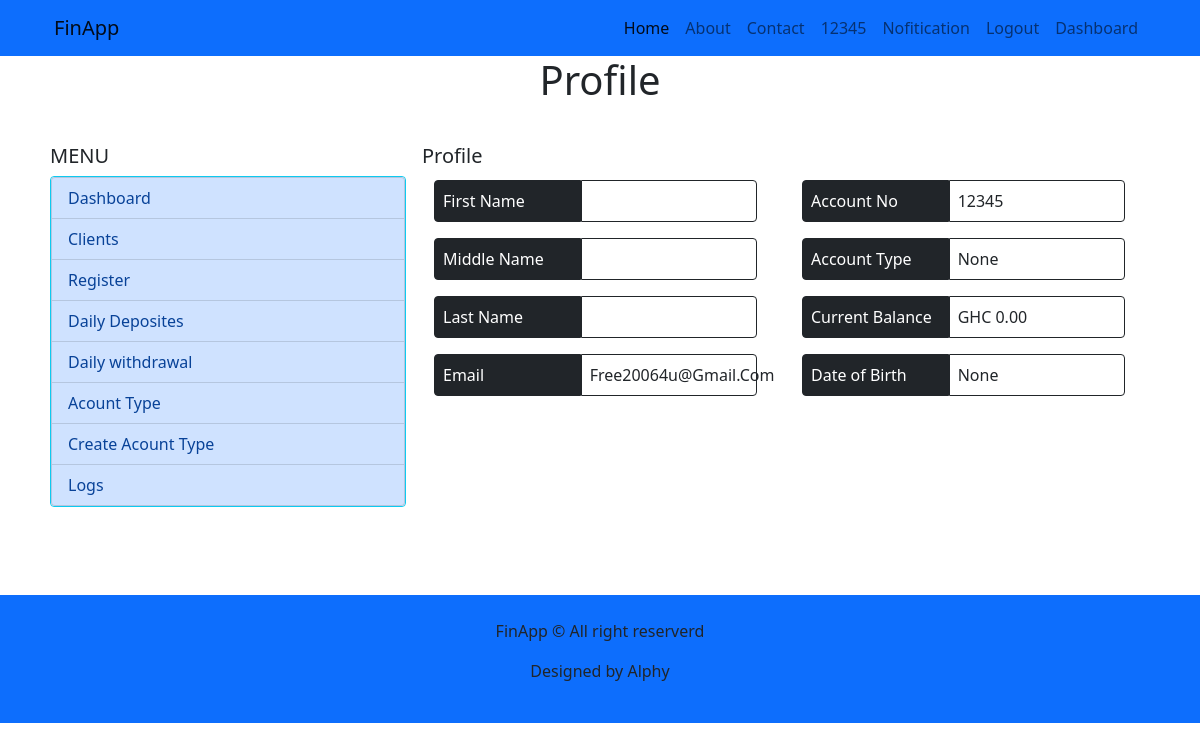
The app's page /client_profile/ (signed in), older data.
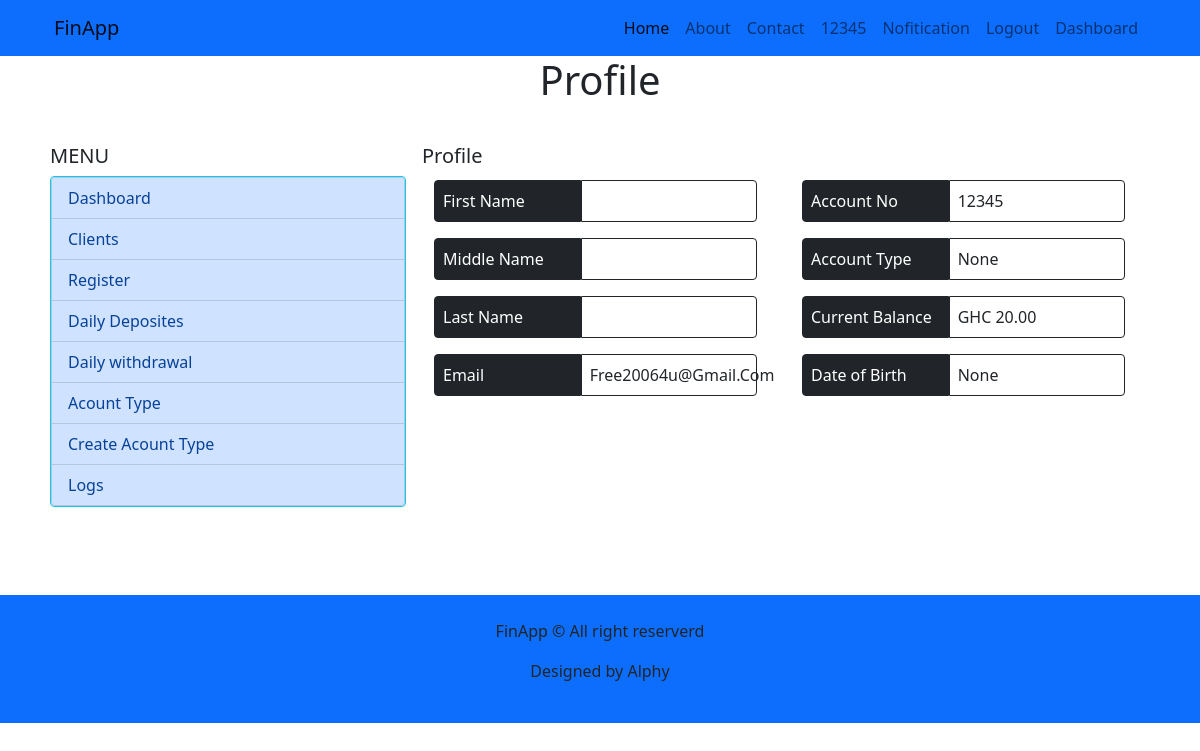
The same page, newer data.
### accounts/models.py (models this page shows)
class CustomUser(AbstractUser):
    middle_name = models.CharField(max_length=255, default='')
    birth_date = models.DateField(null=True, blank=True)
    currentBalance = models.DecimalField(max_digits=100, decimal_places=2,default=0.00)
    accType = models.ForeignKey(AccType, on_delete=models.PROTECT,null=True, blank=True)

### bank/views.py (the view)
# urls.py: path('client_profile/', views.clientProfileView, name='client_profile'),
@login_required
def clientProfileView(request):
    return render(request, 'bank/client_profile.html')

### bank/templates/bank/client_profile.html (shortened to what this page needs)
{% extends "base/base.html" %}
{% block content %}
<main class="container">
    <div class="row justify-content-start">
        <p class="display-6 text-center">Profile</p>
        <div class="col-12 col-md-4 mt-md-2 mb-md-5 px-md-2 py-md-3">
            {% include "bank/menu.html" %}
        </div>
        <div class="col-12 col-md-8 mt-2 mb-5 px-2 py-3 ">
            <h1 class="h5 mb-1">Profile</h1>
            <div class="row ps-3">
                <div class="col-12 col-md-6 ">
                    <div class="row p-2">
                        <div class="col-5 bg-dark text-white p-2 border border-dark rounded-start">First Name </div>
                        <div class="col-6 p-2 border rounded-end border-dark">{{ request.user.first_name | title }} </div>
                    </div>
                    <div class="row p-2">
                        <div class="col-5 bg-dark text-white p-2 border border-dark rounded-start">Middle Name </div>
                        <div class="col-6 p-2 border rounded-end border-dark">{{ request.user.middle_name | title }} </div>
                    </div>
                    <div class="row p-2">
                        <div class="col-5 bg-dark text-white p-2 border border-dark rounded-start">Last Name </div>
                        <div class="col-6 p-2 border rounded-end border-dark">{{ request.user.last_name | title }} </div>
                    </div>
                    <div class="row p-2">
                        <div class="col-5 bg-dark text-white p-2 border border-dark rounded-start">Email </div>
                        <div class="col-6 p-2 border rounded-end border-dark">{{ request.user.email | title }} </div>
                    </div>
                </div>
                <div class="col-12 col-md-6">
                    <div class="row p-2">
                        <div class="col-5 bg-dark text-white p-2 border border-dark rounded-start">Account No </div>
                        <div class="col-6 p-2 border rounded-end border-dark">{{ request.user.username | title }} </div>
                    </div>
                    <div class="row p-2 ">
                        <div class="col-5 bg-dark text-white p-2 border border-dark rounded-start">Account Type </div>
                        <div class="col-6 p-2  border rounded-end border-dark">{{ request.user.accType | title }} </div>
                    </div>
                    <div class="row p-2">
                        <div class="col-5 bg-dark text-white p-2 border border-dark rounded-start">Current Balance </div>
                        <div class="col-6 p-2 border rounded-end border-dark"> GHC {{ request.user.currentBalance | title }} </div>
                    </div>
                    <div class="row p-2">
                        <div class="col-5 bg-dark text-white p-2 border border-dark  rounded-start">Date of Birth </div>
                        <div class="col-6 p-2 border rounded-end border-dark">{{ request.user.birth_date | title }} </div>
                    </div>
                </div>
            </div>
        </div>
    </div>
</main>
{% endblock content %}

### base/templates/base/base.html (shortened to what this page needs)
{% load static %}
<!DOCTYPE html>
<html lang="en">
<head>
    <link rel="stylesheet" href=" {% static "base/bootstrap/css/bootstrap.css" %} ">
    <link rel="stylesheet" href=" {% static "base/scss/custom.css" %} ">
	</head>
<body class='body-bg'>
	<header>
		<nav class="navbar navbar-expand-lg navbar-light bg-warning">
			<div class="container">
			  <a class="navbar-brand" href="#">FinApp</a>
			  <div class="collapse navbar-collapse justify-content-end" id="navbarSupportedContent">
				<ul class="navbar-nav  mb-2 mb-lg-0">
				  <li class="nav-item">
					<a class="nav-link active" aria-current="page" href="{% url "home" %}">Home</a>
				  </li>
				  <li class="nav-item">
					<a class="nav-link" href="">About</a>
				  </li>
				  <li class="nav-item">
					<a class="nav-link" href="#">Contact</a>
				  </li>
				  {% if request.user.is_authenticated %}
				  <li class="nav-item">
					<a class="nav-link" href="#">{{ request.user.username }}</a>
				  </li>
				  <li class="nav-item">
					<a class="nav-link" href="#">Nofitication</a>
				  </li>
				  <li class="nav-item">
					<a class="nav-link" href="{% url "signOut" %}">Logout</a>
						{% if request.user.is_superuser %}
					<li class="nav-item">
						<a class="nav-link" href="{% url "admin_dashboard" %}">Dashboard</a>
					</li>
					{% else %}
					<li class="nav-item">
						<a class="nav-link" href="{% url "client_dashboard" %}">Dashboard</a>
					</li>
					{% endif %}
				  </li>
				  {% endif %}
				</ul>
			  </div>
			</div>
		  </nav>
	</header>
    {% block content %}
	{% endblock content %}
	<footer class='bg-warning p-4'>
		<div class="container text-center bg-warning py-g">
			<p>FinApp &copy All right reserverd</p>
			<p>Designed by Alphy</p>
		</div>
	</footer>
</body>
</html>

Row changes from the older to the newer data that the page shows:
changed CustomUser "Free20064u@Gmail.Com": user.currentBalance "0.00" → "20.00"
